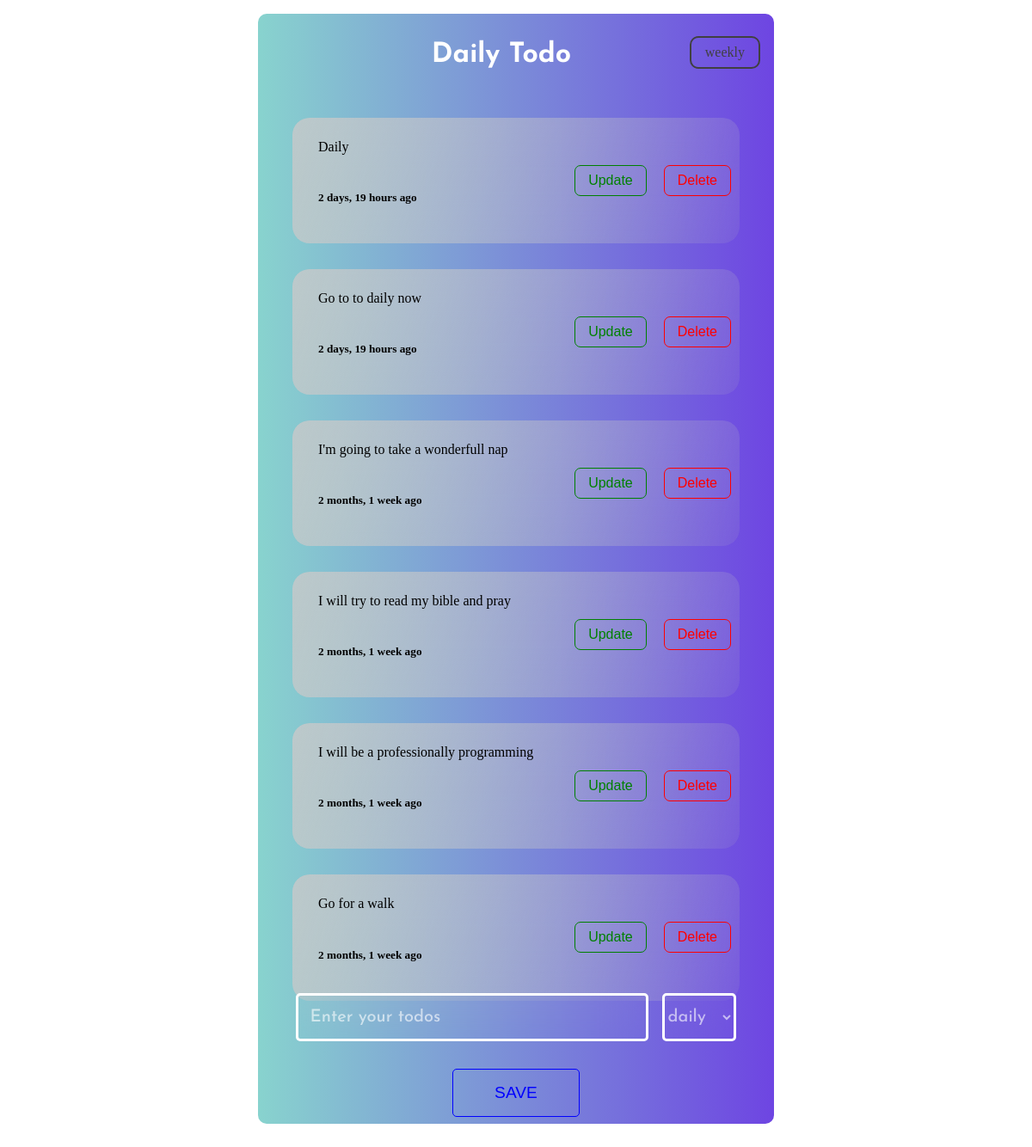
Before: / with the older database file.
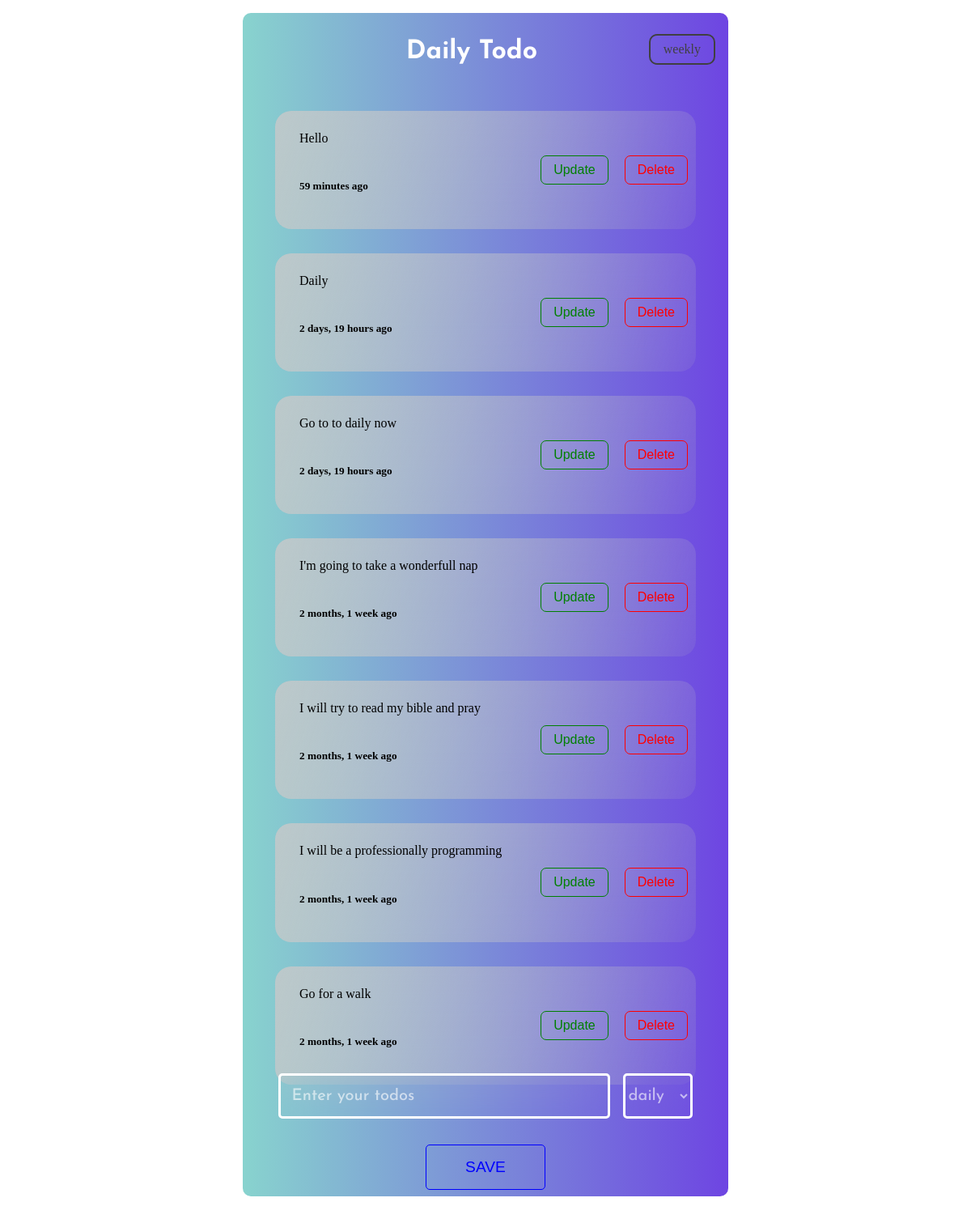
After: the same page with the newer database file.
### app/models.py (models this page shows, shortened)
class Todo(models.Model):
    text = models.CharField(max_length=120)
    date = models.DateTimeField(auto_now_add=True)
    type = models.CharField(max_length=120, null=False, blank=False, choices = TODO_CHOICE, default="daily")

### app/views.py (the view, shortened to what this page needs)
# urls.py: path('', views.index, name='home'),
def index(request):
    forms = Todo.objects.all().order_by('-date')
    todoforms = TodoForm()
    context = {'todoforms': todoforms, 'forms': forms}
    return render(request, 'app/index.html', context)

### app/form.py
class TodoForm(forms.ModelForm):
    class Meta:
        model = Todo
        fields = '__all__'
    def __init__(self, *args, **kwargs):
        super().__init__(*args, **kwargs)
        self.fields['text'].widget.attrs['placeholder'] = "Enter your todos"

### app/templates/app/index.html (shortened to what this page needs)
{% extends 'base.html' %}
{% block content %}
<section class="container">
    <div class="mini-container">
        <form method="POST" class="fl">
            <div class='wee'>
                <h2 class="wee-text">Daily Todo</h2>
                <a href="{% url 'weekly-task' %}" class="btn-weekly">weekly</a>
            </div>
            <div class="centered">
                {% for form in forms %}
                    {% if form.type == 'daily' %}
                        <div class="card">
                            <div class="title-date">
                                <p class="title">{{form.text | capfirst}}</p>
                                <h5 class="date">{{form.date|timesince}} ago</h5>
                            </div>
                            <div class='update-delete'>
                                <a class="update" href="{% url 'update' form.id %}">Update</a>
                                <a class="delete" href="{% url 'delete' form.id %}">Delete</a>
                            </div>
                        </div>
                    {% endif %}
                {% endfor %}
            </div>
            <div class="mid">
                <div>
                    {% for form in todoforms %}
                        {{form}}
                    {% endfor %}
                </div>
                <button class="btn" type="submit">Save</button>
            </div>
        </form>
    </div>
</section>
{% endblock content %}

Changed rows visible on the page:
added Todo: text "Hello", date "59 minutes"
